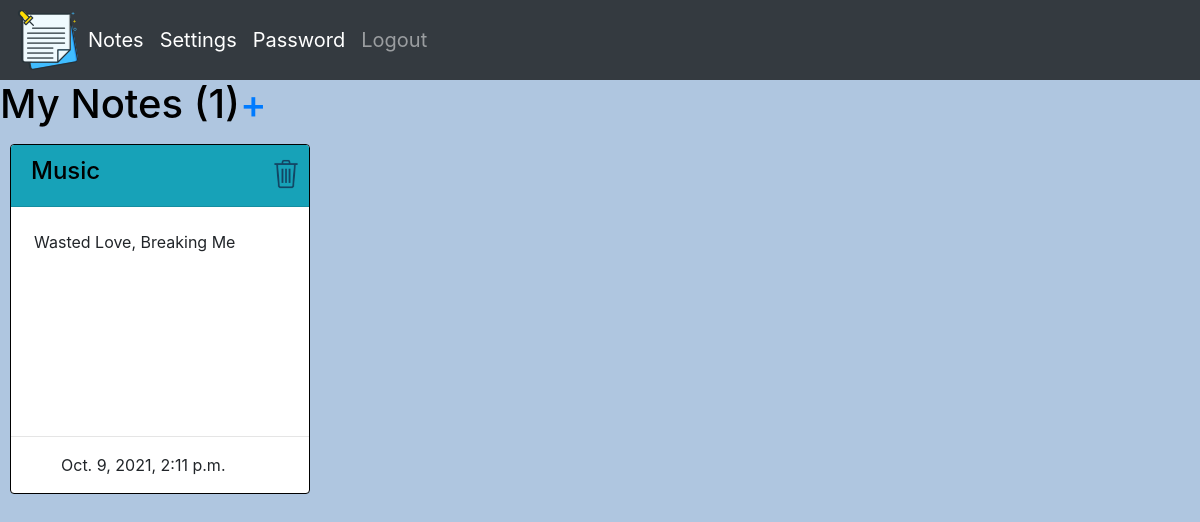
The page / (signed in) on the database as committed earlier.
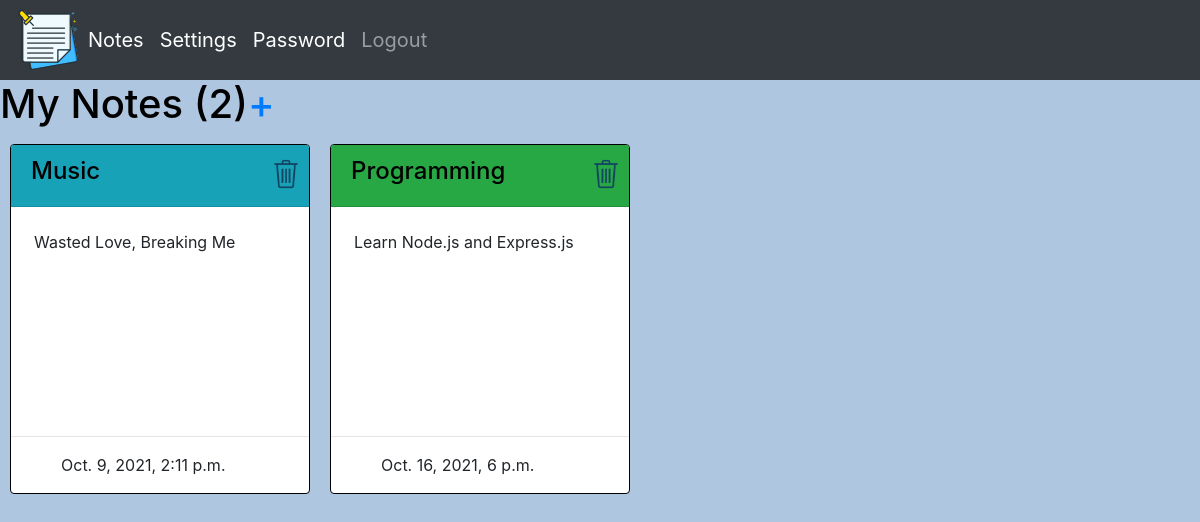
The same page on the database as committed later.
### noteApp/models.py (models this page shows, shortened)
class Note(models.Model):
    colors = [
        ("bg-danger","Red"),
        ("bg-info","Teal"),
        ("bg-success","Green"),
        ("bg-warning","Yellow"),
    ]
    title = models.CharField(max_length=200, null=True)
    description = models.TextField(max_length=200)
    date_created = models.DateTimeField(auto_now_add=True)
    color = models.CharField(max_length=10,choices=colors,default="Teal")
    user = models.ForeignKey(User, on_delete=models.CASCADE, null=True)

### noteApp/decorators.py (the view)
        def wrapper_func(request, *args, **kwargs):
            group = None
            if request.user.groups.exists():
                group = request.user.groups.all()[0].name
            if group in allowed_roles:
                return view_func(request, *args, **kwargs)
            else:
                return HttpResponse("You are not authorized to view this page")

### noteApp/views.py (called while the page is built)
@login_required(login_url='loginPage')
@allowed_users(allowed_roles=['user','admin'])
def notes(request):
    un = request.user
    notes = Note.objects.all().filter(user=un)
    notes_num = notes.count()
    context = {
        "notes":notes,
        "notes_num":notes_num,
    }
    return render(request, "noteApp/notes.html", context)

### noteApp/templates/noteApp/notes.html (shortened to what this page needs)
{% extends 'noteApp/base.html' %}
{% load static %}
{% block content %}
<span class="createNoteLink"><h1 id="myNotes">My Notes ({{notes_num}}) </h1></span>
<span class="createNoteLink"><a href="{% url 'createNote' %}"><h1> + </h1></a></span>
<div style="clear: both;">
    {% for note in notes %}
        <div class="card">
            <div class="card-header {{note.color}}"><a id="noteHeader" href="{% url 'editNote' note.id %}"><h4>{{note.title}}</h4></a>
                <a href="{% url 'deleteNote' note.id %}"><img id="deleteImg" src="{% static '/images/trash.png' %}"></a></div>
            <div class="card-body">
                <p class="card-text">{{note.description}}</p>
            </div>
            <hr>
            <div>
                <p id="dateText">{{note.date_created}}</p>
            </div>
        </div>
    {% endfor %}
</div>
{% endblock %}

Rows that differ between the two databases and show on the page:
added Note: title "Programming", description "Learn Node.js and Express.js", date_created "Oct. 16, 2021, 6 p.m."
Other text that changed with them:
{{ notes_num }}: "1" → "2"
